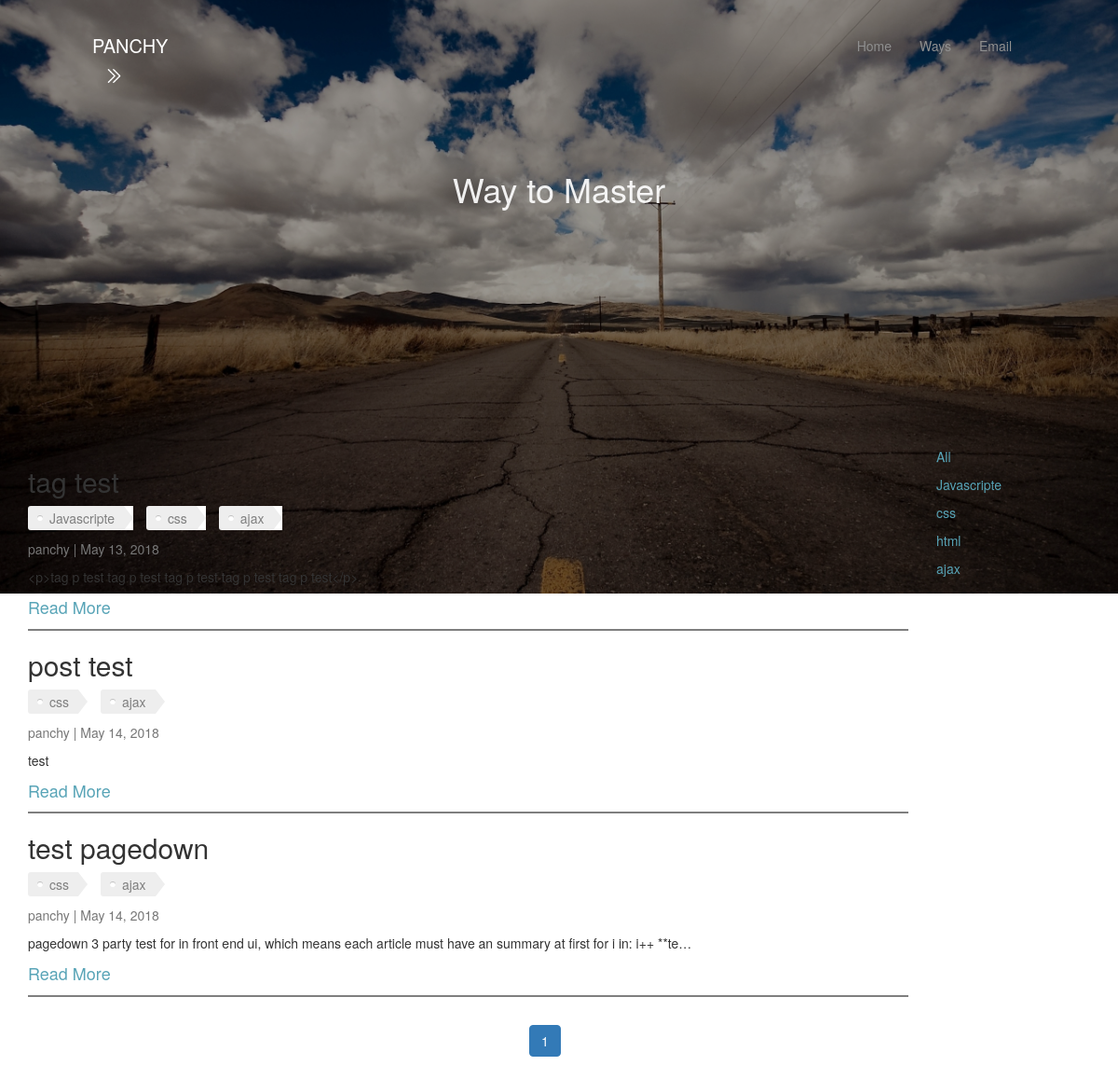
The app's page /index/ways/?qtag=css, older data.
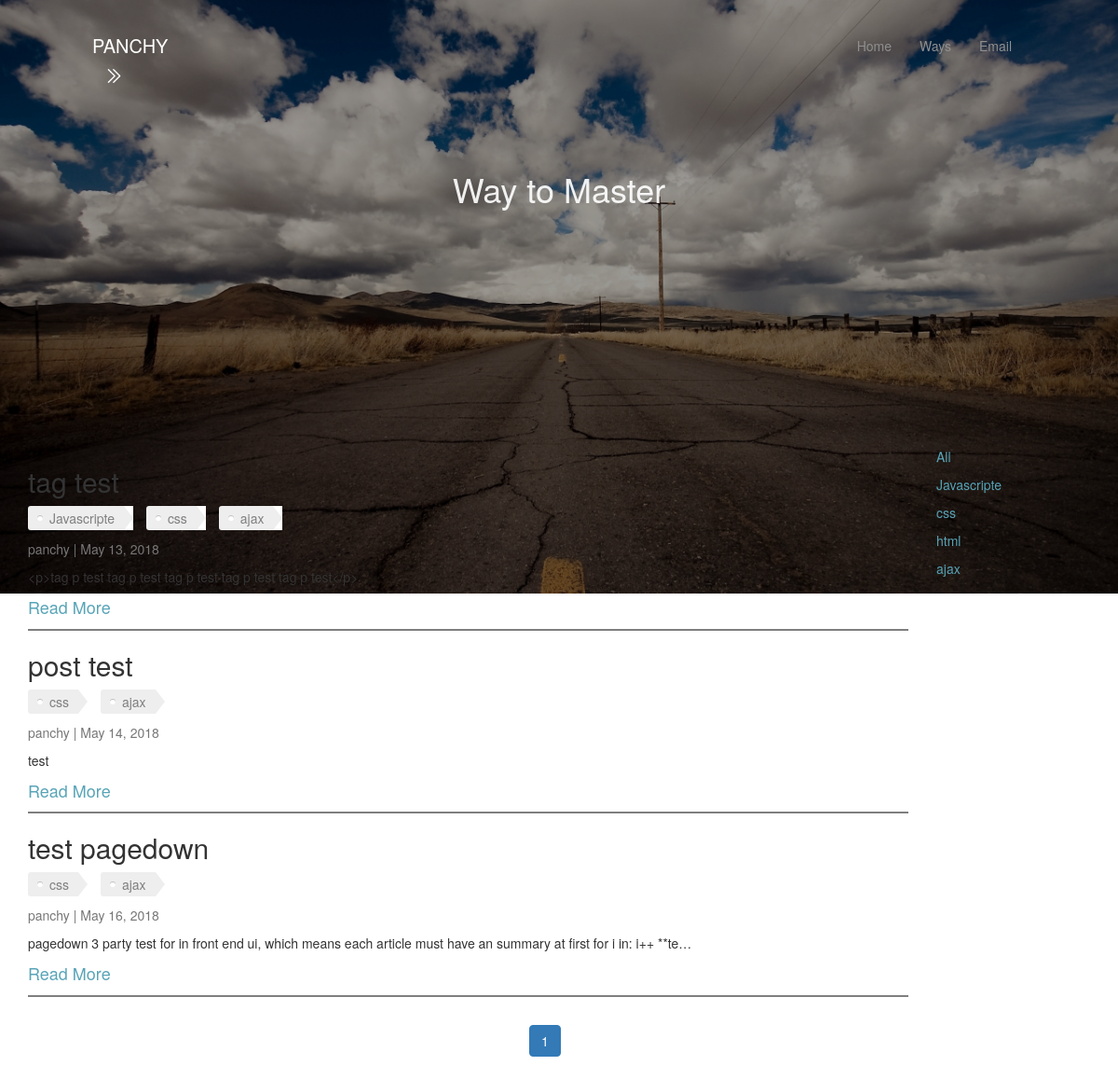
The same page, newer data.
### article/models.py (models this page shows, shortened)
class Article(models.Model):
    User=models.ForeignKey(settings.AUTH_USER_MODEL,default=1)
    Id=models.AutoField(primary_key=True)
    Title=models.CharField(max_length=1000,blank = False)
    Counter=models.IntegerField(default=0)
    Image=models.ImageField(upload_to=upload_location,
                            null=False,
                            blank=False,
                            width_field='width_field',
                            height_field='height_field',)
    height_field=models.IntegerField(default=0)
    width_field=models.IntegerField(default=0)
    Publish=models.BooleanField(default=False)
    Content=models.TextField()
    UpdateTime=models.DateTimeField(auto_now_add=False,auto_now=True)
    Build=models.DateTimeField(auto_now_add=True,auto_now=False)
    Tags = models.ManyToManyField(Tag,through='TagsArticle')
    objects=PostManager()

### article/views.py (the view)
def allArticle(request):
    title='Way to Master'
    limit=7
    queryTag=request.GET.get("qtag")
    if queryTag=='all':
        quearyset=Article.objects.all()
    if not request.user.is_staff or not request.user.is_superuser:
        quearyset=Article.objects.filter(Publish=True).order_by("-UpdateTime")
    else:
        quearyset=Article.objects.all()
    if queryTag:
        if queryTag=='all':
            quearyset=Article.objects.filter(Publish=True).order_by("-UpdateTime")
        else:
            quearyset=getTagArticle(queryTag)
    tagset=Tag.objects.all()
    paginator = Paginator(quearyset, limit) # Show 2 contacts per page
    page = request.GET.get('page')
    try:
        contacts = paginator.page(page)
    except PageNotAnInteger:
        contacts=paginator.page(1)
    except EmptyPage:
        contacts=paginator.page(paginator.num_pages)
    TagArray=getTags(contacts)
    rows=zip(contacts,TagArray)
    context={
        "title":title,
        "objects_list":contacts,
        "rows":rows,
        "tagset":tagset
    }
    return render(request,"article.html",context)

### article/models.py (called while the page is built)
    def __str__(self):
        return str(self.Tags)

### article/views.py (called while the page is built)
def getTagArticle(tag):
    allArticle=[]
    tagObj=get_object_or_404(Tag,Tags=tag)
    articles=get_list_or_404(TagsArticle,Tags=tagObj.Id)
    for i in range(len(articles)):
        allArticle.append(articles[i].Article)
    return allArticle

def getTags(array):
    AllTags=[]
    for i in array:
        current=[]
        tags=list(TagsArticle.objects.filter(Article=i.Id))
        if tags:
            for i in range(len(tags)):
                current.append(tags[i].Tags)
        else:
            current.append([])
        AllTags.append(current)
    return AllTags

### templates/article.html (shortened to what this page needs)
{%extends 'base.html' %}
{% load tz %}
{% load static %}
{%block css%}
<link rel="stylesheet" type="text/css" href="{% static 'css/article.css' %}">
{%endblock css%}
{%block intro%}
<div class="intro-detail">
    <h1 >{{title}}</h1>
</div>
{%endblock intro%}
{%block body%}
  <div class="container">
    <div class="row">
      <div class="col-lg-10" >
      {%for row in rows%}
            <h2>{{row.0.Title}}</h2>
            <div class="tags">
            {%for tag in row.1%}
              {%if tag%}
                <div class="tag">
                  {{tag.Tags}}
                </div>
              {%endif%}
            {%endfor%}
            </div>
            <p class="new-font-color">{{row.0.User}} | {{row.0.UpdateTime|localtime|date:'M d, Y'}}</p>
            <p class="content-markdown">{{row.0.Content|truncatechars:140}}</p>
            <a class="news-h1" href="{%url "article:detail" pk=row.0.Id %}">Read More</a>
            <hr style="border-top: 2px solid #00000080;">
        {%endfor%}
        </div>
        <div class="col-lg-2">
          <p><a class="filter-tag" href="/index/ways/?qtag=all">All</a></p>
          {%for tag in tagset%}
            <p><a class="filter-tag" href="/index/ways/?qtag={{tag}}">{{tag}}</a></p>
          {%endfor%}
        </div>
      </div>
  </div>
<nav aria-label="..." class="pagenav" style="text-align: center;">
  <div class="pagination">
      <li class="page-item active">
        <a class="page-link" href="#">{{ objects_list.number }} <span class="sr-only">(current)</span></a>
      </li>
  </div>
</nav>
{%endblock body%}

Row changes from the older to the newer data that the page shows:
changed Article "test pagedown": UpdateTime "May 14, 2018" → "May 16, 2018"
